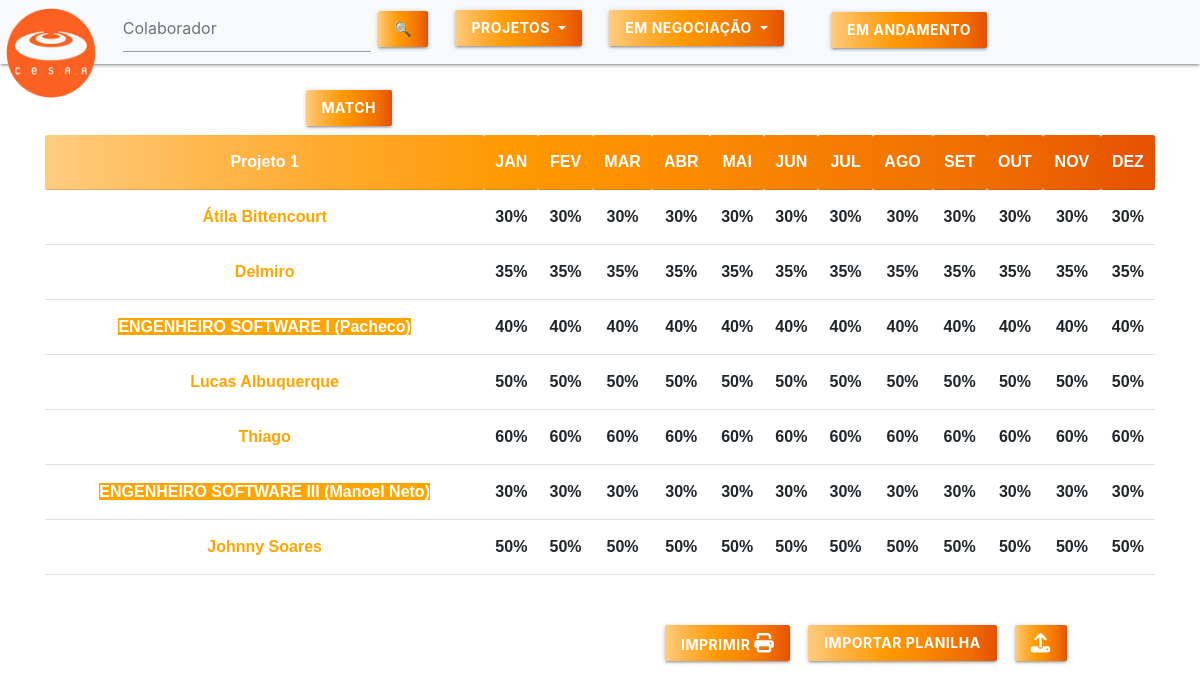
The app's page /pesquisarProjeto/Projeto 1 with its own data.
### myapp/models.py (models this page shows)
class Projeto(models.Model):
    nome_projeto = models.CharField(
        default=0,
        max_length=255,
        null=False,
        blank=False
    )
    nome_cliente = models.CharField(
        default=0,
        max_length=255,
        null=False,
        blank=False
    )
    status_projeto = models.CharField(
        default=0,
        max_length=255,
        null=False,
        blank=False
    )
    mês_início_projeto = models.CharField(
        default=0,
        max_length=10,
        null=False,
        blank=False
    )
    ano_início_projeto = models.IntegerField(
        default=0,
        null=False,
        blank=False
    )
    duração_projeto = models.IntegerField(
        default=0,
        null=False,
        blank=False
    )
    matricula_colaborador = models.CharField(
        max_length=10,
        default=0,
        null=False,
        blank=False
    )
    colaborador = models.CharField(
        default=0,
        max_length=255,
        null=False,
        blank=False
    )
    chave_matricula = models.CharField(
        default=0,
        max_length=10,
        null=False,
        blank=False
    )
    função_colaborador = models.CharField(
        default=0,
        max_length=255,
        null=False,
        blank=False
    )
    alocação_mensal = models.CharField(
        default=0,
        max_length=255,
        null=False,
        blank=False
    )
    resumo = models.CharField(
        default=0,
        max_length=255,
        null=False,
        blank=False
    )

### myapp/views.py (the view)
# urls.py: path('pesquisarProjeto/<str:nome_projeto>', views.pesquisar_projeto, name="pesquisarProjeto"),
def pesquisar_projeto(request, nome_projeto):
    if "POST" == request.method:
        return render(request, 'myapp/index.html', {})
    else:
        pesquisar_projeto = nome_projeto
        excel_data = list()
        connection = sqlite3.connect('db.sqlite3')
        c = connection.cursor()
        sql = 'SELECT * FROM myapp_projeto WHERE nome_projeto = ?'
        for row in c.execute(sql, (pesquisar_projeto,)):
            converter_lista = eval(row[10])
            excel_data.append(converter_lista)
        connection.close()
        projetos = list()
        projetos = lista_projetos()
        prospeccao = list()
        prospeccao = projetos_prospeccao()
        return render(request, 'myapp/pesquisarProjeto.html', {"excel_data":excel_data, "projeto": nome_projeto,"projetos":projetos, "projetos_prospeccao":prospeccao})

### myapp/views.py (called while the page is built)
def lista_projetos():
    projetos = list()
    status_procurado = 'Em Andamento'
    connection = sqlite3.connect('db.sqlite3')
    c = connection.cursor()
    sql = 'SELECT * FROM myapp_projeto WHERE status_projeto = ?'
    for row in c.execute(sql, (status_procurado,)):
        converter_lista = eval(row[10])
        if converter_lista[0] not in projetos:
            projetos.append(converter_lista[0])
    connection.close()
    return projetos

def projetos_prospeccao():
    projetos_prospeccao = list()
    status_procurado_1 = 'Em Negociação 1'
    status_procurado_2 = 'Em Negociação 2'
    connection = sqlite3.connect('db.sqlite3')
    c = connection.cursor()
    sql = 'SELECT * FROM myapp_projeto WHERE status_projeto = ? or status_projeto = ?'
    for row in c.execute(sql, (status_procurado_1, status_procurado_2,)):
        converter_lista = eval(row[10])
        if converter_lista[0] not in projetos_prospeccao:
            projetos_prospeccao.append(converter_lista[0])
    connection.close()
    return projetos_prospeccao

### myapp/templates/myapp/pesquisarProjeto.html (shortened to what this page needs)
{% load static %}
<!DOCTYPE html>
<html lang="en">
<head>
    <link rel="stylesheet" href="{% static 'style.css' %}">
    <link rel="stylesheet" href="{% static 'bootstrap.css' %}">
    <link href="https://use.fontawesome.com/releases/v5.0.4/css/all.css" rel="stylesheet">
    <link href="https://cdn.jsdelivr.net/npm/bootstrap@5.0.0-beta3/dist/css/bootstrap.min.css" rel="stylesheet">
    <link rel="stylesheet" href="https://stackpath.bootstrapcdn.com/bootstrap/4.4.1/css/bootstrap.min.css">
    <link rel="stylesheet" href="https://cdnjs.cloudflare.com/ajax/libs/materialize/1.0.0/css/materialize.min.css">
</head>
<body>
    <nav class="navbar navbar-light bg-light fixed-top">
        <div class="container">
            <img src="{% static 'logo.png' %}" alt="" width="90" height="90" style="margin-left: -200px;">
            <form action="{% url 'myapp:colaborador' %}" class="d-flex" method="POST" enctype="multipart/form-data">
                <input class="form-control me-2" type="search" placeholder="Colaborador" style="margin-top: -40px;" aria-label="Search" name="colaborador">
                <button class="btn btn-outline-success gradientLine" style="margin-top: -35px;" type="submit">🔍</button>
            </form>
            <div class="dropdown">
                <button class="btn btn-secondary dropdown-toggle gradientLine" style="margin-top: -50px;" type="button" id="dropdownMenuButton1" data-bs-toggle="dropdown" aria-expanded="false">
                    <b>Projetos</b>
                </button>
            </div>
            <div class="dropdown">
                <button class="btn btn-secondary dropdown-toggle gradientLine" style="margin-top: -50px; margin-left: 0px !important;" type="button" id="dropdownMenuButton2" data-toggle="dropdown" aria-haspopup="true" aria-expanded="false">
                    <b>Em Negociação</b>
                </button>
                </div>
                </div>
            <button onclick="andamento()" class="btn btn-outline-success me-2 gradientLine" style="margin-top: -45px; margin-left: 20px;" type="submit" style="margin-left: -100px;"><b>Em
                Andamento<b></button>
            <button onclick="match()" class="btn btn-outline-success me-2 gradientLine" style="margin-top: -45px; margin-left: 100px;" type="submit"><b>
                Match<b></button>
    </nav>
    <br>
    <br>
    <br>
    <br>
    <br>
    <br>
    <div class="content">
        <div class="container-xl">
            <div class="table-responsive">
                <table>
                    <thead>
                        <tr class="gradientLine">
                            <th class="a" scope="col">{{ projeto }}</th>
                            <th class="a" scope="col">JAN</th>
                            <th class="a" scope="col">FEV</th>
                            <th class="a" scope="col">MAR</th>
                            <th class="a" scope="col">ABR</th>
                            <th class="a" scope="col">MAI</th>
                            <th class="a" scope="col">JUN</th>
                            <th class="a" scope="col">JUL</th>
                            <th class="a" scope="col">AGO</th>
                            <th class="a" scope="col">SET</th>
                            <th class="a" scope="col">OUT</th>
                            <th class="a" scope="col">NOV</th>
                            <th class="a" scope="col">DEZ</th>
                        </tr>
                    </thead>
                    <tbody>
                        {% for row in excel_data %}
                        <tr>
                            {% if row.6 == 0 %}
                            <td class="a"><a style="color:white !important; background-color: orange !important;" href="{% url 'myapp:detalheColaborador' row.8 %}">{{ row.9 }} ({{ row.8}})</a></td>
                            {% endif %}
                            {% if row.6 != 0 %}
                            <td class="a"><a style="color: orange !important;" href="{% url 'myapp:detalheColaborador' row.8 %}">{{ row.8 }}</a></td>
                            {% endif %}
                            <td class="a">{{ row.10 }}%</td>
                            <td class="a">{{ row.11 }}%</td>
                            <td class="a">{{ row.12 }}%</td>
                            <td class="a">{{ row.13 }}%</td>
                            <td class="a">{{ row.14 }}%</td>
                            <td class="a">{{ row.15 }}%</td>
                            <td class="a">{{ row.16 }}%</td>
                            <td class="a">{{ row.17 }}%</td>
                            <td class="a">{{ row.18 }}%</td>
                            <td class="a">{{ row.19 }}%</td>
                            <td class="a">{{ row.20 }}%</td>
                            <td class="a">{{ row.21 }}%</td>
                        </tr>
                        {% endfor %}
                    </tbody>
                </table>
            </div>
        </div>
    </div>
    <footer class="footer">
        <form action="{% url 'myapp:index' %}" method="POST" enctype="multipart/form-data">
            <p>
                <button class="btn btn-outline-success styleButton gradientLine" type="button" onClick="window.print()"><b>Imprimir
                            <i class="fas fa-print"></i></button>
                <button onclick="show()" class="btn btn-outline-success styleButton gradientLine"><b>Importar planilha
                            </i></button>
                <button type="submit" class="btn btn-outline-success styleButton gradientLine"><i
                            class="fas fa-upload"></i></button>
        </form>
    </footer>
</body>
</html>

### myapp/static/style.css (style rules this page uses)
.styleButton { margin-left: 15px; }
.a { text-align: center; border-style: none; border-top: none; border-bottom: none; font-family: Arial, Helvetica, sans-serif; font-size: medium; font-style: normal; }
html { height: 100%; }
body { min-height: 100%; display: grid; grid-template-rows: 1fr auto; }
.footer { grid-row-start: 2; grid-row-end: 3; margin-left: 650px; margin-top: 50px; }
.gradientLine { background-image: linear-gradient(to right, #ffcc80, #ffb74d, #ffa726, #ff9800, #fb8c00, #f57c00, #ef6c00, #e65100); color: white; }

### records on screen
Projeto: função_colaborador "ENGENHEIRO SOFTWARE I", colaborador "Pacheco", row "40"

### other values on screen
{{ projeto }} "Projeto 1"
{{ row.8 }} "Átila Bittencourt" "Delmiro" "Lucas Albuquerque" "Thiago" "Johnny Soares"
{{ row.10 }} "30" "35" "50" "60" "30" "50"
{{ row.11 }} "30" "35" "50" "60" "30" "50"
{{ row.12 }} "30" "35" "50" "60" "30" "50"
{{ row.13 }} "30" "35" "50" "60" "30" "50"
{{ row.14 }} "30" "35" "50" "60" "30" "50"
{{ row.15 }} "30" "35" "50" "60" "30" "50"
{{ row.16 }} "30" "35" "50" "60" "30" "50"
{{ row.17 }} "30" "35" "50" "60" "30" "50"
{{ row.18 }} "30" "35" "50" "60" "30" "50"
{{ row.19 }} "30" "35" "50" "60" "30" "50"
{{ row.20 }} "30" "35" "50" "60" "30" "50"
{{ row.21 }} "30" "35" "50" "60" "30" "50"
{{ row.9 }} "ENGENHEIRO SOFTWARE III"
